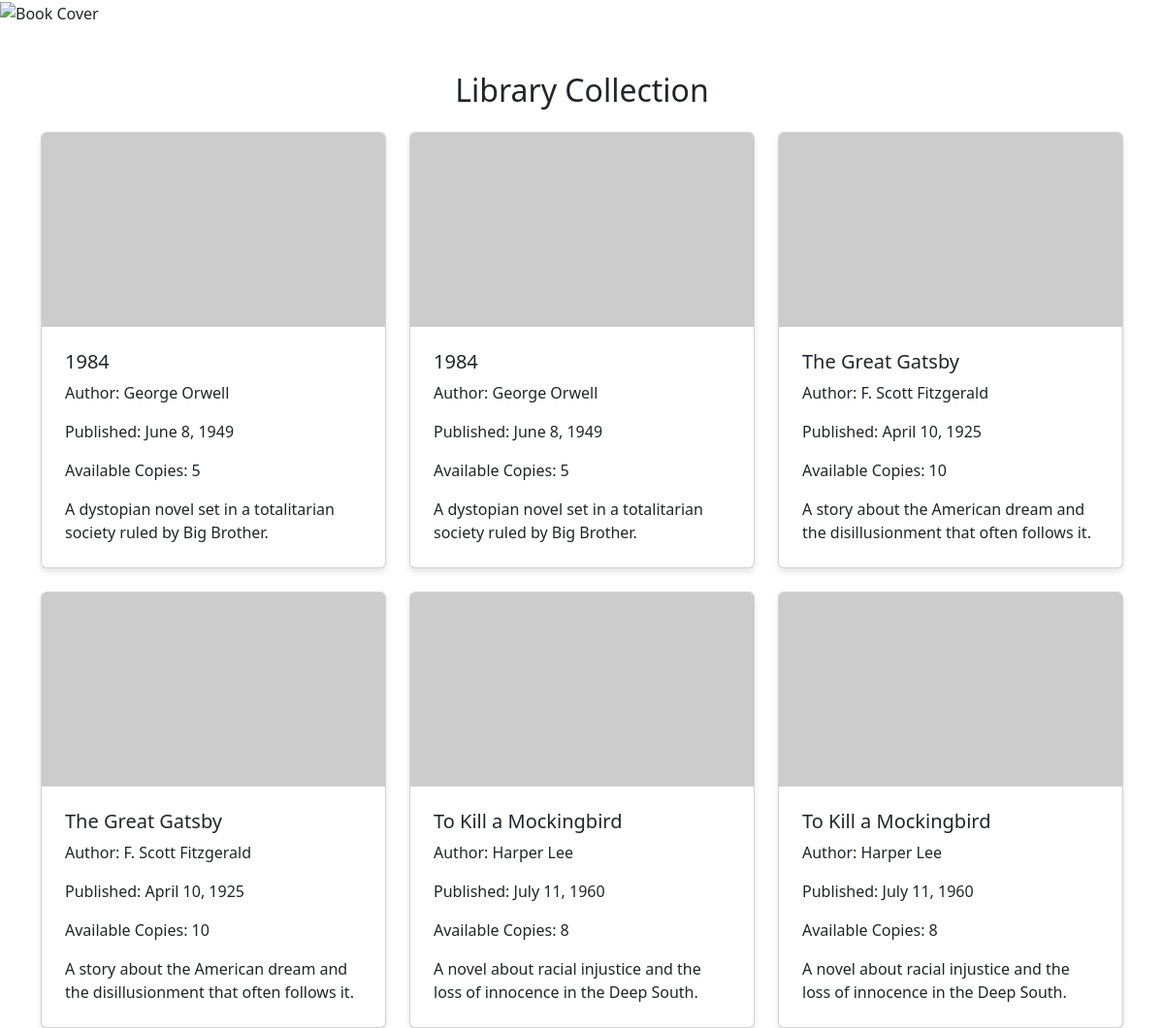
/library/, run on the app's committed database.
### chatbot/models.py (models this page shows, shortened)
class Library(models.Model):
    title = models.CharField(
        max_length=200,
        verbose_name="Book Title",
        db_index=True
    )
    author = models.CharField(
        max_length=100,
        verbose_name="Author"
    )
    publication_date = models.DateField(
        verbose_name="Publication Date",
        null=True,
        blank=True
    )
    description = models.TextField(
        verbose_name="Description",
        blank=True
    )
    available_copies = models.PositiveIntegerField(
        verbose_name="Available Copies",
        default=1
    )
    image = models.ImageField(
        upload_to='book_covers/',
        verbose_name="Cover Image",
        blank=True,
        null=True
    )
    isbn = models.CharField(
        max_length=13,
        verbose_name="ISBN",
        blank=True,
        null=True
    )
    class Meta:
        verbose_name = "Library Book"
        verbose_name_plural = "Library Books"
        ordering = ['title']

### chatbot/views.py (the view)
# urls.py: path('library/', views.library, name='library'),
def library(request):
    books = Library.objects.all()
    return render(request, 'chatbot/library.html', {'books': books})

### chatbot/templates/chatbot/library.html (shortened to what this page needs)
<!DOCTYPE html>
<html lang="en">
<head>
    <link rel="stylesheet" href="https://cdn.jsdelivr.net/npm/bootstrap@5.3.3/dist/css/bootstrap.min.css">
    <img src="{{ book.image.url }}" alt="Book Cover" class="card-img-top">
</head>
<body>
<div class="container mt-5">
    <h2 class="mb-4 text-center">Library Collection</h2>
    <div class="row row-cols-1 row-cols-md-3 g-4">
        {% for book in books %}
            <div class="col">
                <div class="card book-card">
                    <img src="https://via.placeholder.com/300x200" class="card-img-top" alt="Book Image">
                    <div class="card-body">
                        <h5 class="card-title">{{ book.title }}</h5>
                        <p class="card-text">Author: {{ book.author }}</p>
                        <p class="card-text">Published: {{ book.publication_date|date:"F j, Y" }}</p>
                        <p class="card-text">Available Copies: {{ book.available_copies }}</p>
                        <p class="card-text">{{ book.description }}</p>
                    </div>
                </div>
            </div>
        {% empty %}
            <div class="col-12">
                <div class="alert alert-warning" role="alert">
                    No books available at the moment.
                </div>
            </div>
        {% endfor %}
    </div>
</div>
</body>
</html>

### chatbot/templates/chatbot/library.html (style rules this page uses)
.book-card { box-shadow: 0 4px 6px rgba(0, 0, 0, 0.1); transition: transform 0.3s; }
.card-img-top { object-fit: cover; height: 200px; }
.card-body { padding: 1.5rem; }

### data on the page
Library: title "1984", author "George Orwell", publication_date "June 8, 1949", available_copies "5", description "A dystopian novel set in a totalitarian society ruled by Big Brother."
Library: title "1984", author "George Orwell", publication_date "June 8, 1949", available_copies "5", description "A dystopian novel set in a totalitarian society ruled by Big Brother."
Library: title "The Great Gatsby", author "F. Scott Fitzgerald", publication_date "April 10, 1925", available_copies "10", description "A story about the American dream and the disillusionment that often follows it."
Library: title "The Great Gatsby", author "F. Scott Fitzgerald", publication_date "April 10, 1925", available_copies "10", description "A story about the American dream and the disillusionment that often follows it."
Library: title "To Kill a Mockingbird", author "Harper Lee", publication_date "July 11, 1960", available_copies "8", description "A novel about racial injustice and the loss of innocence in the Deep South."
Library: title "To Kill a Mockingbird", author "Harper Lee", publication_date "July 11, 1960", available_copies "8", description "A novel about racial injustice and the loss of innocence in the Deep South."
